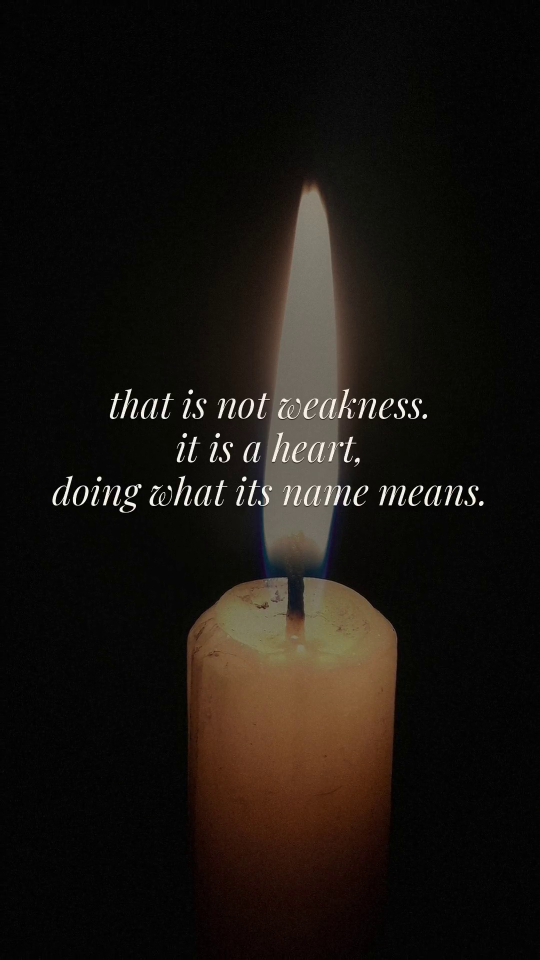
#> input picture content-tools/q.png, 1080 x 1920 px (shown at 1/2 size)
$ python gen_static.py q.png z.png z.png z.png
#> lines starting #> are read from the running program, lines starting #| are printed output that depends on the picture
#!/usr/bin/env python3
# Filmic faceless reminder statics — same aesthetic as the reel so feed + reels
# read as one brand. 1080x1350 (4:5). Film-graded faceless background, a soft
# radial band scrim so the light Playfair-italic line always stays legible, and
# a held KETABI STUDIO footer with a gold rule.
import sys, os
from PIL import Image, ImageEnhance, ImageFilter, ImageDraw, ImageFont
import numpy as np

FONTS = "/home/user/Ketabistudio-web/worker/fonts"
PLAY_IT = os.path.join(FONTS, "PlayfairDisplay-Italic.ttf")
PLAY = os.path.join(FONTS, "PlayfairDisplay.ttf")
W, H = 1080, 1350

def grade(src):
    sw, sh = src.size
#> sw = 1080; sh = 1920
    s = max(W/sw, H/sh)
#> s = 1
    src = src.resize((int(sw*s+.5), int(sh*s+.5)), Image.LANCZOS)
#> src is the input picture: PIL image 1080x1920 RGB; mean R, G, B 25, 20.3, 16
    nw, nh = src.size
#> nw = 1080; nh = 1920
    src = src.crop(((nw-W)//2, int((nh-H)*0.40), (nw-W)//2+W, int((nh-H)*0.40)+H))
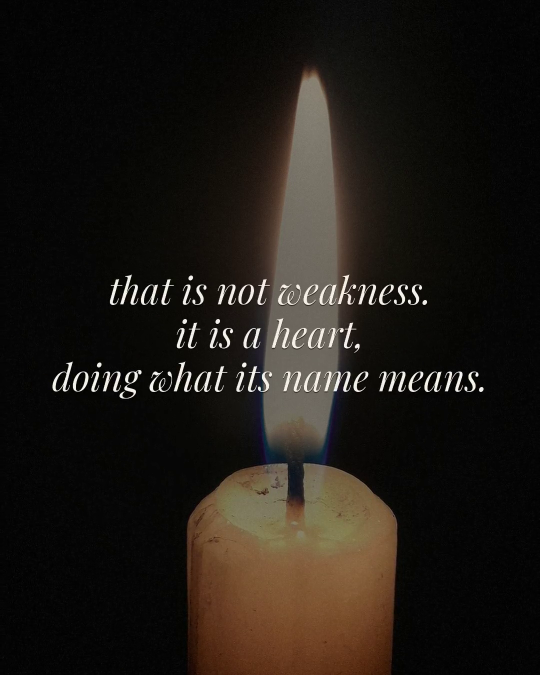
#> src: PIL image 1080x1350 RGB (shown at 1/2 size); mean R, G, B 30.7, 26, 20.7
    a = np.asarray(src).astype(np.float32)
    a = a*0.90 + 16
    a[...,0] *= 1.05; a[...,2] *= 0.93
    a = np.clip(a, 0, 255)
    im = Image.fromarray(a.astype("uint8"))
    im = ImageEnhance.Color(im).enhance(0.85)
    soft = im.filter(ImageFilter.GaussianBlur(14))
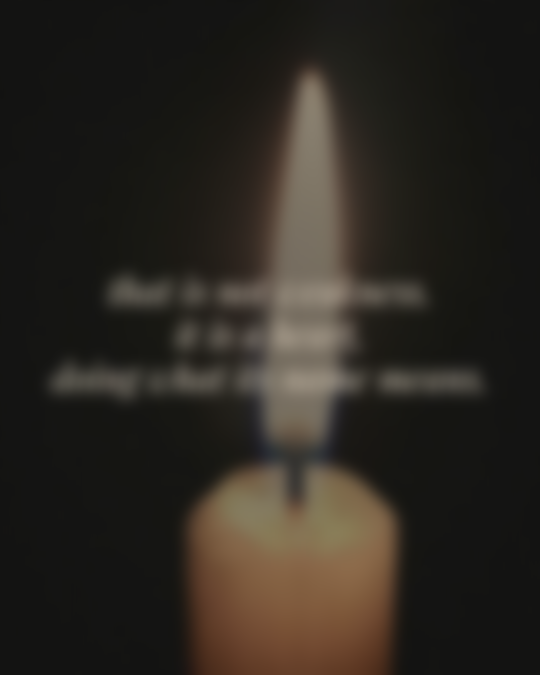
#> soft: PIL image 1080x1350 RGB (shown at 1/2 size); mean R, G, B 43.8, 38.9, 32.5
    im = Image.blend(im, soft, 0.13)
    a = np.asarray(im).astype(np.float32)
    g = np.random.default_rng(7).normal(0, 8, (H, W, 1))
    return Image.fromarray(np.clip(a+g, 0, 255).astype("uint8"))

def radial_band(cx, cy, rx, ry, strength):
    # soft dark elliptical scrim centered at (cx,cy) as fraction of W,H
    yy, xx = np.mgrid[0:H, 0:W].astype(np.float32)
    d = ((xx-cx*W)/(rx*W))**2 + ((yy-cy*H)/(ry*H))**2
    m = np.clip(1.0 - d, 0, 1)**1.3
    return (m*strength)

def wrap(draw, text, font, maxw):
    words = text.split()
    lines, cur = [], ""
    for w in words:
        t = (cur+" "+w).strip()
        if draw.textlength(t, font=font) <= maxw:
            cur = t
        else:
            if cur: lines.append(cur)
            cur = w
    if cur: lines.append(cur)
    return lines

def make(bg_path, lines_text, out_path, sub="made with love, for mamas like you"):
    im = grade(Image.open(bg_path).convert("RGB"))
    # bottom gradient scrim (dark base) + radial band behind the text
    a = np.asarray(im).astype(np.float32)
    yy = np.mgrid[0:H, 0:W][0].astype(np.float32)/H
    base = np.clip((yy-0.30)/0.70, 0, 1)**1.2 * 150   # darken lower half
    band = radial_band(0.5, 0.60, 0.62, 0.24, 150)     # behind the line
    endband = radial_band(0.5, 0.82, 0.55, 0.12, 120)  # behind footer
    dark = np.maximum(np.maximum(base, band), endband)[...,None]
    a = a*(1 - dark/255*0.82)
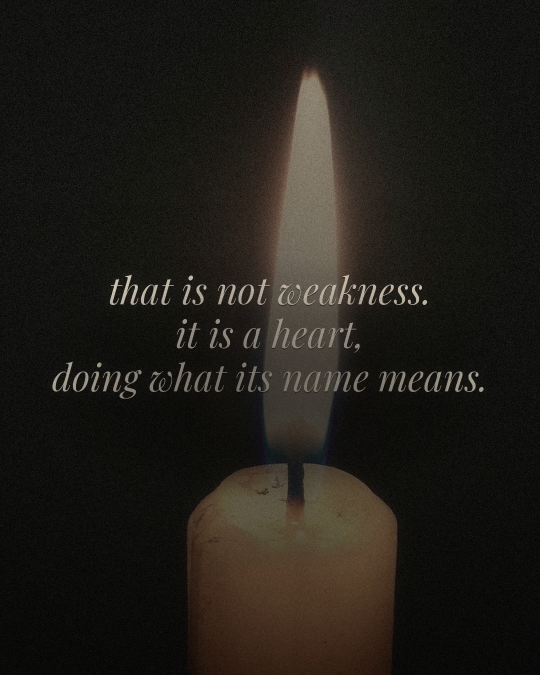
#> a: shape (1350, 1080, 3) float32 (shown at 1/2 size); mean R, G, B 32.7, 29.3, 24.5
    im = Image.fromarray(np.clip(a,0,255).astype("uint8"))

    d = ImageDraw.Draw(im)
    # main line — Playfair italic, cream
    fs = 66
    font = ImageFont.truetype(PLAY_IT, fs)
    lines = []
    lines_text = lines_text.replace("\\n", "\n")
    for para in lines_text.split("\n"):
        lines += wrap(d, para, font, W-200)
#> this loop made 1 pass
#> lines on pass 1: ['z.png']
    lh = int(fs*1.28)
    total = lh*len(lines)
#> total = 84
    y = int(H*0.60) - total//2
#> y = 768
    for ln in lines:
        w = d.textlength(ln, font=font)
        x = (W-w)//2
        # soft shadow
        d.text((x, y+2), ln, font=font, fill=(0,0,0,160))
        d.text((x, y), ln, font=font, fill=(248,243,234))
        y += lh
#> this loop made 1 pass
#> (ln, w, x, y) on pass 1: ('z.png', 181.2, 449, 852)
#> after the loop, y = 852

    # footer: KETABI STUDIO + gold rule + sub
    fmark = ImageFont.truetype(PLAY, 30)
    mark = "K E T A B I   S T U D I O"
    mw = d.textlength(mark, font=fmark)
#> mw = 345.7
    my = int(H*0.80)
    d.text(((W-mw)//2, my+2), mark, font=fmark, fill=(0,0,0,150))
    d.text(((W-mw)//2, my), mark, font=fmark, fill=(244,236,219))
    # gold rule
    ry = my+52
    d.line([(W//2-34, ry),(W//2+34, ry)], fill=(201,168,76), width=2)
    fsub = ImageFont.truetype(PLAY_IT, 32)
    sw = d.textlength(sub, font=fsub)
#> sw = 87.88
    d.text(((W-sw)//2, ry+20), sub, font=fsub, fill=(227,220,203))

    im.save(out_path, quality=92)
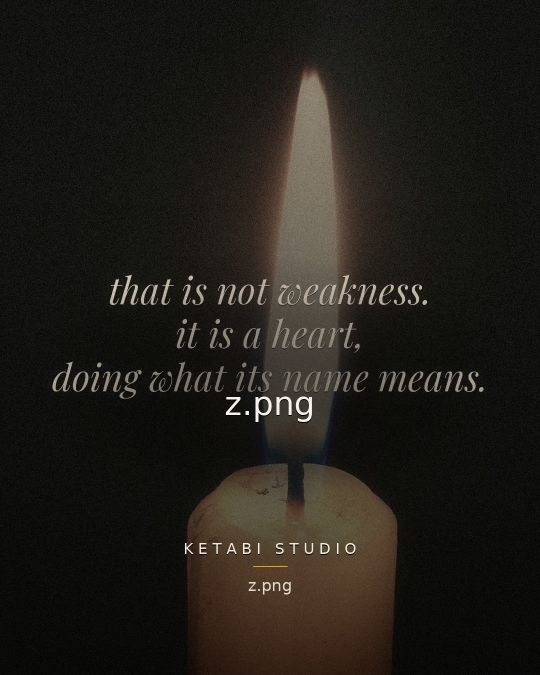
#> saved as z.png: PIL image 1080x1350 RGB (shown at 1/2 size); mean R, G, B 32.9, 29.5, 24.8
    print("saved", out_path)

if __name__ == "__main__":
    bg, line, out = sys.argv[1], sys.argv[2], sys.argv[3]
    sub = sys.argv[4] if len(sys.argv) > 4 else "made with love, for mamas like you"
    make(bg, line, out, sub)
